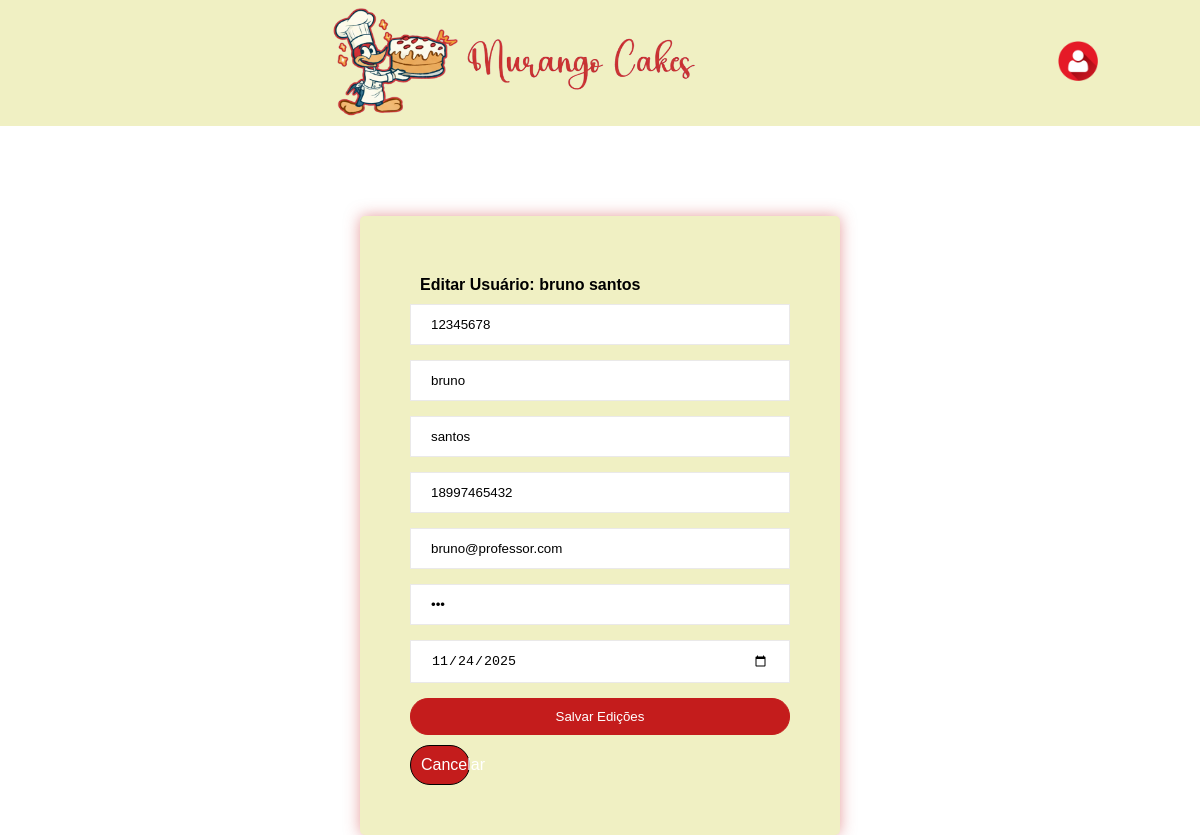
Screenshot of /processamento/editarUsuario.php?cpf=12345678 with the database file from the repository.
### tables this page shows
CREATE TABLE `usuario` (
  `cpf` varchar(15) NOT NULL,
  `nome` varchar(40) NOT NULL,
  `sobrenome` varchar(60) NOT NULL,
  `telefone` varchar(15) NOT NULL,
  `email` varchar(50) NOT NULL,
  `senha` varchar(20) NOT NULL,
  `dataNasc` date NOT NULL
);

### processamento/funcaoDB.php (called while the page is built, shortened)
<?php
    function conectarBD(){
        $conexao = mysqli_connect("localhost", "root", "", "trab_eletivas");
        return ($conexao);
    }
    function retornarClientePorCpf($cpf) {
    $conexao = conectarBD();
    $consulta = "SELECT * FROM USUARIO WHERE cpf = '$cpf'";
    $resultado = mysqli_query($conexao, $consulta);
    if (mysqli_num_rows($resultado) > 0) {
        return mysqli_fetch_assoc($resultado);
    } else {
        return false;
    }
    }
?>

### processamento/editarUsuario.php (the view, shortened to what this page needs)
<?php
    require_once "funcaoDB.php";
    $cpf = $_GET['cpf'];
    $cliente = retornarClientePorCpf($cpf);
?>
<!DOCTYPE html>
<html lang="pt-BR">
<head>
    <link rel="stylesheet" href="../assets/css/editarUsuario.css">
</head>
<body>
    <header>
        <section class="logo">
            <img src="../assets/img/logo.png" alt="">
            <img src="../assets/img/fonteLogo.png" alt="">
            <article id="article-login">
                <a href="MeuUsuario.html">
                    <img src="../assets/img/loginIcon.png">
                </a>
            </article>
        </section>
    </header>
    <section class="cadastro">
        <section class="cadastro1">
             <form method="POST" action="processamento.php">
                <label class="edit"> Editar Usuário: <?php echo $cliente['nome'] . ' ' . $cliente['sobrenome']; ?> </label>
                <input type="text" placeholder="CPF" name="inputCPF" value="<?php echo $cliente['cpf']; ?>" required>
                <input type="text" placeholder="Nome" name="inputNome" value="<?php echo $cliente['nome']; ?>" required>
                <input type="text" placeholder="Sobrenome" name="inputSobrenome" value="<?php echo $cliente['sobrenome']; ?>" required>
                <input type="text" placeholder="Telefone" name="inputTelefone" value="<?php echo $cliente['telefone']; ?>" required>
                <input type="text" placeholder="Email" name="inputEmail" value="<?php echo $cliente['email']; ?>" required>
                <input type="password" placeholder="Nova Senha (ou a mesma)" name="inputSenha" value="<?php echo $cliente['senha']; ?>" required>
                <input type="date" placeholder="" name="inputDataNasc" value="<?php echo $cliente['dataNasc']; ?>" required>
                <button type="submit" class="btn1">Salvar Edições</button>
                <a href="listarUsuario.php" class="btn">Cancelar</a>
            </form>
        </section>
    </section>
</body>
</html>

### assets/css/editarUsuario.css (style rules this page uses)
body { margin: 0; padding: 0; font-family: Verdana, Geneva, Tahoma, sans-serif; background-color: white; }
.logo { display: flex; flex-direction: row; justify-content: center; align-items:center; padding: 8px; background-color: rgb(240, 240, 195); }
.edit { margin: 10px; font-weight: bold; }
.btn { border: solid 1px black; width: 10%; margin-top: 10px; border-radius: 20px; padding: 10px; background-color: rgb(196, 28, 28); text-decoration: none; color: white; }
.btn1 { border: 1px solid rgb(196, 28, 28); background-color: rgb(196, 28, 28); color: white; padding: 10px; text-decoration: none; border-radius: 18px; }
.logo img:nth-of-type(1) { width: 140px; height: 110px; margin-left: 18vw; }
.logo img:nth-of-type(2) { width: 250px; height: 60px; }
#article-login img { width: 40px; height: 40px; margin-left: 350px; }
.cadastro { width: 100%; margin-top: 20px; display: flex; justify-content: center; border-radius: 5px; }
.cadastro1 { margin-top: 70px; width: 40%; border-radius: 5px; background-color: rgb(240, 240, 195); box-shadow: 0 0px 15px rgba(207, 62, 62, 0.5); }
.cadastro1 form { padding: 30px; display: flex; flex-direction: column; justify-items: center; margin: 20px; }
.cadastro1 form input { margin-bottom: 15px; padding: 12px 20px; border: 1px solid #eae9e9; }

### rows the page displays
usuario: nome "bruno", sobrenome "santos", inputCPF "12345678", inputNome "bruno", inputSobrenome "santos", inputTelefone "18997465432", inputEmail "bruno@professor.com", inputDataNasc "11/24/2025"
